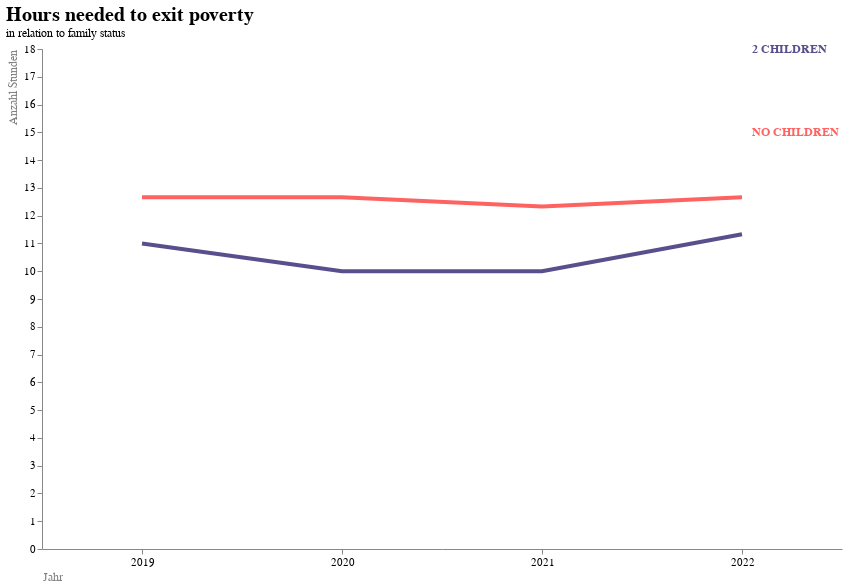

The notebook cell saved with this chart:
### Code cell
linechart2_final = alt.layer(linechart2, linechart2_labels).configure_view(
    strokeWidth=0
).configure_title(
    fontSize=20,
    anchor='start',
    fontWeight='bold',
).configure_axis(
    labelFontSize = 11,
    titleFontSize = 12,
    titleFontWeight= 'normal',
    titleColor='grey'
).configure_text(
    fontWeight='bold',
    fontSize = 12
)

linechart2_final

### Figure 1 — Vega-Lite specification as saved in the notebook (floating-point values rounded to 4 significant figures)
{"config": {"view": {"continuousWidth": 300, "continuousHeight": 300, "strokeWidth": 0}, "axis": {"labelFontSize": 11, "titleColor": "grey", "titleFontSize": 12, "titleFontWeight": "normal"}, "text": {"fontSize": 12, "fontWeight": "bold"}, "title": {"anchor": "start", "fontSize": 20, "fontWeight": "bold"}}, "layer": [{"mark": {"type": "line"}, "encoding": {"color": {"field": "SUBJECT", "scale": {"range": ["#58508d", "#ff6361", "#ffa600"]}, "type": "nominal"}, "strokeWidth": {"value": 4}, "tooltip": [{"field": "SUBJECT", "type": "nominal"}], "x": {"axis": {"titleAnchor": "start", "labelAngle": 0}, "field": "TIME", "title": "Jahr", "type": "ordinal"}, "y": {"aggregate": "mean", "axis": {"title": "Anzahl Stunden", "titleAnchor": "end", "grid": false}, "field": "VALUE", "type": "quantitative"}}}, {"mark": {"type": "text", "align": "left", "dx": 10}, "encoding": {"color": {"field": "SUBJECT", "legend": null, "scale": {"domain": ["2 CHILDREN", "2 CHILDREN", "2 CHILDREN", "2 CHILDREN", "NO CHILDREN", "NO CHILDREN", "NO CHILDREN", "NO CHILDREN", "2 CHILDREN", "2 CHILDREN", "2 CHILDREN", "2 CHILDREN", "NO CHILDREN", "NO CHILDREN", "NO CHILDREN", "NO CHILDREN", "2 CHILDREN", "2 CHILDREN", "2 CHILDREN", "2 CHILDREN", "NO CHILDREN", "NO CHILDREN", "NO CHILDREN", "NO CHILDREN"], "type": "ordinal"}, "type": "nominal"}, "text": {"field": "SUBJECT", "type": "nominal"}, "x": {"aggregate": "max", "field": "TIME", "type": "ordinal"}, "y": {"aggregate": {"argmax": "VALUE"}, "field": "VALUE", "type": "quantitative"}}, "title": {"text": "Hours needed to exit poverty", "subtitle": "in relation to family status"}}], "data": {"name": "data-7ac37f8d3de7093f73c28ba21ddf0d3e"}, "height": 500, "width": 800, "$schema": "https://vega.github.io/schema/vega-lite/v5.15.1.json", "datasets": {"data-7ac37f8d3de7093f73c28ba21ddf0d3e": [{"LOCATION": "Germany", "SUBJECT": "2 CHILDREN", "MEASURE": "HR_AVEWAGE", "TIME": 2019, "VALUE": 12}, {"LOCATION": "Germany", "SUBJECT": "2 CHILDREN", "MEASURE": "HR_AVEWAGE", "TIME": 2020, "VALUE": 9}, {"LOCATION": "Germany", "SUBJECT": "2 CHILDREN", "MEASURE": "HR_AVEWAGE", "TIME": 2021, "VALUE": 9}, {"LOCATION": "Germany", "SUBJECT": "2 CHILDREN", "MEASURE": "HR_AVEWAGE", "TIME": 2022, "VALUE": 10}, {"LOCATION": "Germany", "SUBJECT": "NO CHILDREN", "MEASURE": "HR_AVEWAGE", "TIME": 2019, "VALUE": 13}, {"LOCATION": "Germany", "SUBJECT": "NO CHILDREN", "MEASURE": "HR_AVEWAGE", "TIME": 2020, "VALUE": 13}, {"LOCATION": "Germany", "SUBJECT": "NO CHILDREN", "MEASURE": "HR_AVEWAGE", "TIME": 2021, "VALUE": 13}, {"LOCATION": "Germany", "SUBJECT": "NO CHILDREN", "MEASURE": "HR_AVEWAGE", "TIME": 2022, "VALUE": 13}, {"LOCATION": "United Kingdom", "SUBJECT": "2 CHILDREN", "MEASURE": "HR_AVEWAGE", "TIME": 2019, "VALUE": 5}, {"LOCATION": "United Kingdom", "SUBJECT": "2 CHILDREN", "MEASURE": "HR_AVEWAGE", "TIME": 2020, "VALUE": 4}, {"LOCATION": "United Kingdom", "SUBJECT": "2 CHILDREN", "MEASURE": "HR_AVEWAGE", "TIME": 2021, "VALUE": 4}, {"LOCATION": "United Kingdom", "SUBJECT": "2 CHILDREN", "MEASURE": "HR_AVEWAGE", "TIME": 2022, "VALUE": 6}, {"LOCATION": "United Kingdom", "SUBJECT": "NO CHILDREN", "MEASURE": "HR_AVEWAGE", "TIME": 2019, "VALUE": 10}, {"LOCATION": "United Kingdom", "SUBJECT": "NO CHILDREN", "MEASURE": "HR_AVEWAGE", "TIME": 2020, "VALUE": 10}, {"LOCATION": "United Kingdom", "SUBJECT": "NO CHILDREN", "MEASURE": "HR_AVEWAGE", "TIME": 2021, "VALUE": 10}, {"LOCATION": "United Kingdom", "SUBJECT": "NO CHILDREN", "MEASURE": "HR_AVEWAGE", "TIME": 2022, "VALUE": 10}, {"LOCATION": "OECD", "SUBJECT": "2 CHILDREN", "MEASURE": "HR_AVEWAGE", "TIME": 2019, "VALUE": 16}, {"LOCATION": "OECD", "SUBJECT": "2 CHILDREN", "MEASURE": "HR_AVEWAGE", "TIME": 2020, "VALUE": 17}, {"LOCATION": "OECD", "SUBJECT": "2 CHILDREN", "MEASURE": "HR_AVEWAGE", "TIME": 2021, "VALUE": 17}, {"LOCATION": "OECD", "SUBJECT": "2 CHILDREN", "MEASURE": "HR_AVEWAGE", "TIME": 2022, "VALUE": 18}, {"LOCATION": "OECD", "SUBJECT": "NO CHILDREN", "MEASURE": "HR_AVEWAGE", "TIME": 2019, "VALUE": 15}, {"LOCATION": "OECD", "SUBJECT": "NO CHILDREN", "MEASURE": "HR_AVEWAGE", "TIME": 2020, "VALUE": 15}, {"LOCATION": "OECD", "SUBJECT": "NO CHILDREN", "MEASURE": "HR_AVEWAGE", "TIME": 2021, "VALUE": 14}, {"LOCATION": "OECD", "SUBJECT": "NO CHILDREN", "MEASURE": "HR_AVEWAGE", "TIME": 2022, "VALUE": 15}]}}
